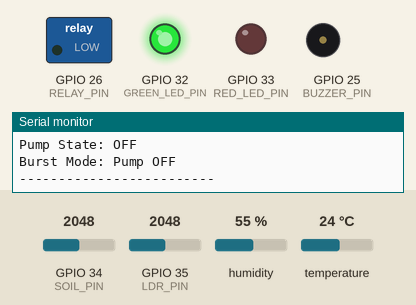
A program run on a simulated ESP32. Parts: switched loads named in the program (green lamp = pin HIGH), output pins drawn as LEDs (lit = HIGH), buzzer (waves = sounding, pin HIGH), the last lines printed to the serial monitor. Inputs (shaded band) come from the test bench; at power-on: GPIO 34 (SOIL_PIN) = 2048, GPIO 35 (LDR_PIN) = 2048, humidity 55 %, temperature 24 °C (analog values on the 0–4095 scale).

Above: at 2.2 s.
2.3 s: GPIO 34 (SOIL_PIN) set to 3234
6.1 s: GPIO 34 (SOIL_PIN) set to 3331
At 8.3 s:
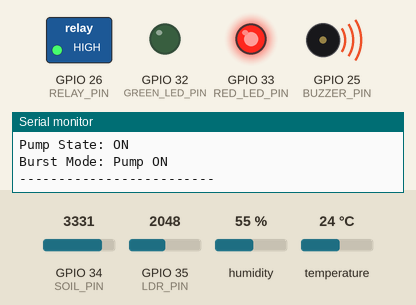
20.6 s: GPIO 35 (LDR_PIN) set to 750
24.4 s: GPIO 35 (LDR_PIN) set to 884
At 31.7 s:
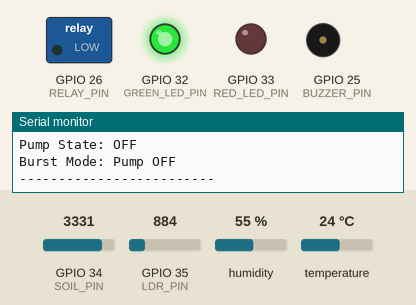
Timing chart, 0 to 53.9 s (numbered marks = the images above; inputs shaded):
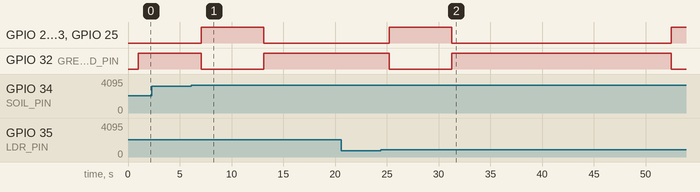

Measured:
- the behaviour switches between 3299 and 3300 on GPIO 34 (SOIL_PIN) (found by bisection; images 0 and 1)
- after the input at 6.1 s, GPIO 26 (RELAY_PIN), GPIO 33 (RED_LED_PIN), GPIO 25 (BUZZER_PIN): LOW → HIGH after 0.98 s, → LOW 6.1 s later; GPIO 32 (GREEN_LED_PIN): HIGH → LOW after 0.98 s, → HIGH 6.1 s later
- after the input at 24.4 s, GPIO 26 (RELAY_PIN), GPIO 33 (RED_LED_PIN), GPIO 25 (BUZZER_PIN): LOW → HIGH after 0.83 s, → LOW 6.1 s later, → HIGH 21.2 s later; GPIO 32 (GREEN_LED_PIN): HIGH → LOW after 0.83 s, → HIGH 6.1 s later, → LOW 21.2 s later

The program:

main.cpp
```cpp
#include <Arduino.h>
#include <DHT.h>

// ---------------- PIN DEFINITIONS ----------------
#define DHT_PIN     27
#define DHT_TYPE    DHT22
#define SOIL_PIN    34
#define LDR_PIN     35
#define RELAY_PIN   26
#define BUZZER_PIN  25
#define GREEN_LED_PIN 32
#define RED_LED_PIN   33

#define LED_ON  HIGH
#define LED_OFF LOW

// ---------------- DEVICE POLARITY ----------------
#define RELAY_ON    HIGH
#define RELAY_OFF   LOW

#define BUZZER_ON   HIGH
#define BUZZER_OFF  LOW

// ---------------- DAY/NIGHT CONTROL ----------------
#define LIGHT_DAY_THRESHOLD 0.2

DHT dht(DHT_PIN, DHT_TYPE);

// ---------------- STATE VARIABLES ----------------
bool pumpState = false;
bool burstActive = false;
unsigned long burstTimer = 0;

void setup() {
  Serial.begin(115200);
  delay(1000);

  pinMode(RELAY_PIN, OUTPUT);
  digitalWrite(RELAY_PIN, RELAY_OFF);

  pinMode(BUZZER_PIN, OUTPUT);
  digitalWrite(BUZZER_PIN, BUZZER_OFF);

  pinMode(GREEN_LED_PIN, OUTPUT);
  pinMode(RED_LED_PIN, OUTPUT);

  digitalWrite(GREEN_LED_PIN, LED_ON);
  digitalWrite(RED_LED_PIN, LED_OFF);

  analogReadResolution(12);
  analogSetAttenuation(ADC_11db);

  dht.begin();

  Serial.println("Greenhouse Controller - Climate Aware Burst Mode");
}

void loop() {

  // ---------------- READ SENSORS ----------------
  float temp = dht.readTemperature();
  float hum  = dht.readHumidity();
  int soil   = analogRead(SOIL_PIN);
  int light  = analogRead(LDR_PIN);

  if (isnan(temp) || isnan(hum)) {
    Serial.println("DHT22 read failed! Pump forced OFF.");
    digitalWrite(RELAY_PIN, RELAY_OFF);
    digitalWrite(BUZZER_PIN, BUZZER_OFF);
    delay(2000);
    return;
  }

  Serial.println("---- Sensor Readings ----");

  Serial.print("Temperature: ");
  Serial.print(temp);
  Serial.println(" °C");

  Serial.print("Humidity: ");
  Serial.print(hum);
  Serial.println(" %");

  Serial.print("Soil ADC: ");
  Serial.println(soil);

  Serial.print("Light ADC: ");
  Serial.println(light);

  // ---------------- NORMALIZATION ----------------

  float soilFactor = constrain((soil - 3000) / 1000.0, 0.0, 1.0);
  float tempFactor = constrain((temp - 20.0) / 20.0, 0.0, 1.0);
  float humidityFactor = hum / 100.0;
  float lightFactor = (float)light / 4095.0;

  float evaporationFactor = constrain(tempFactor * (1.0 - humidityFactor), 0.0, 1.0);

  Serial.print("Soil Factor: ");
  Serial.println(soilFactor);

  Serial.print("Evaporation Factor: ");
  Serial.println(evaporationFactor);

  Serial.print("Light Factor: ");
  Serial.println(lightFactor);

  // ---------------- IRRIGATION LOGIC ----------------

  unsigned long currentTime = millis();

  bool isDaytime = (lightFactor > LIGHT_DAY_THRESHOLD);
  bool soilDryEnough = (soilFactor > 0.3);

  Serial.print("Daytime: ");
  Serial.println(isDaytime ? "YES" : "NO");

  Serial.print("Soil Dry Enough: ");
  Serial.println(soilDryEnough ? "YES" : "NO");

  // Dynamic burst timing
  unsigned long dynamicOffTime = 20000 - (evaporationFactor * 15000); // 5–20 sec
  unsigned long dynamicOnTime  = 5000;

  Serial.print("Dynamic OFF Time (ms): ");
  Serial.println(dynamicOffTime);

  bool irrigationAllowed = soilDryEnough && isDaytime;

  if (irrigationAllowed) {

      if (!burstActive) {
          burstActive = true;
          pumpState = true;
          burstTimer = currentTime;
      }

      if (pumpState && (currentTime - burstTimer >= dynamicOnTime)) {
          pumpState = false;
          burstTimer = currentTime;
      }

      if (!pumpState && (currentTime - burstTimer >= dynamicOffTime)) {
          pumpState = true;
          burstTimer = currentTime;
      }

  } else {
      pumpState = false;
      burstActive = false;
  }

  Serial.print("Pump State: ");
  Serial.println(pumpState ? "ON" : "OFF");

  // ---------------- APPLY OUTPUT ----------------

  if (pumpState) {
      Serial.println("Burst Mode: Pump ON");

      digitalWrite(RELAY_PIN, RELAY_ON);
      digitalWrite(BUZZER_PIN, BUZZER_ON);
      digitalWrite(RED_LED_PIN, LED_ON);
      digitalWrite(GREEN_LED_PIN, LED_OFF);
  } else {
      Serial.println("Burst Mode: Pump OFF");

      digitalWrite(RELAY_PIN, RELAY_OFF);
      digitalWrite(BUZZER_PIN, BUZZER_OFF);
      digitalWrite(RED_LED_PIN, LED_OFF);
      digitalWrite(GREEN_LED_PIN, LED_ON);
  }

  Serial.println("-------------------------\n");

  delay(3000);
}
```
